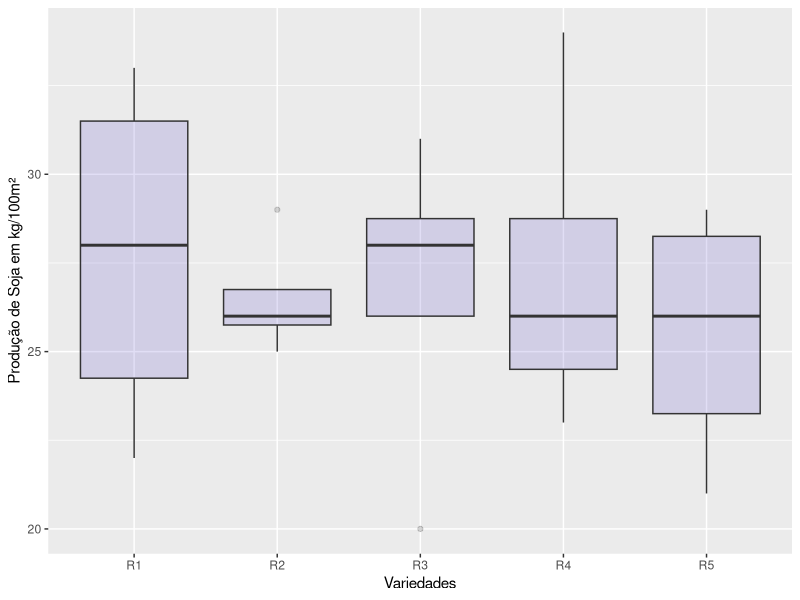
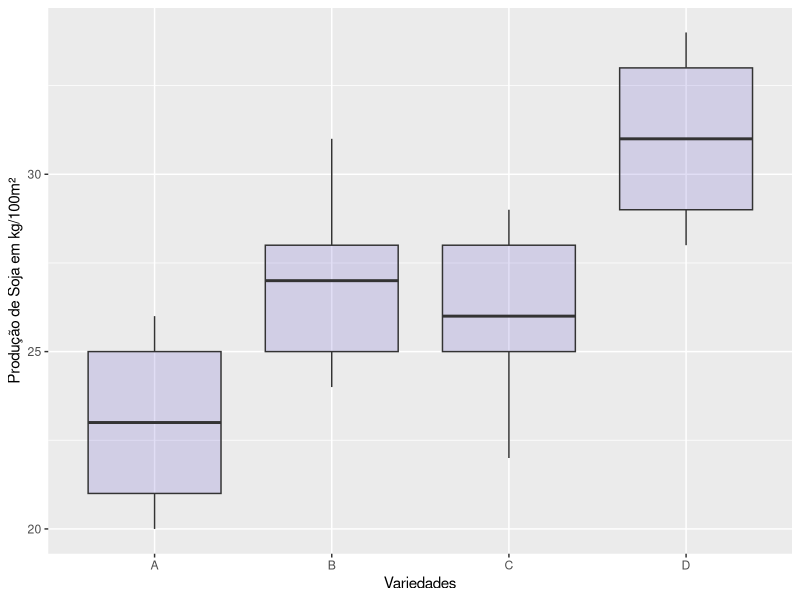

Source code (R) for these figures, in order:
# Importação das Bibliotecas
library(ggplot2)

# Criando o dataset_1
dataset_1 <- data.frame("Variedades" = c("A", "B", "C", "D"),
                        "R1" = c(25, 31, 22, 33),
                        "R2" = c(26, 25, 26, 29),
                        "R3" = c(20, 28, 28, 31),
                        "R4" = c(23, 27, 25, 34),
                        "R5" = c(21, 24, 29, 28))

dataset_2 <- as.data.frame(t(as.matrix(dataset_1[1:4, 2:6])))
colnames(dataset_2) <- c("A", "B", "C", "D")

# Preparando os dados para gerar o boxplot
r1_label <- replicate(4, "R1")
r2_label <- replicate(4, "R2")
r3_label <- replicate(4, "R3")
r4_label <- replicate(4, "R4")
r5_label <- replicate(4, "R5")
r1_data <- t(as.matrix(dataset_2[1,1:4]))
r2_data <- t(as.matrix(dataset_2[2,1:4]))
r3_data <- t(as.matrix(dataset_2[3,1:4]))
r4_data <- t(as.matrix(dataset_2[4,1:4]))
r5_data <- t(as.matrix(dataset_2[5,1:4]))
varied <- c(r1_data, r2_data, r3_data, r4_data, r5_data)

dataset_box_2 <- data.frame("Variedades" = c(r1_label, r2_label, r3_label, r4_label, r5_label), "Dados" = c(varied))

# Gerando o boxplot
ggplot(dataset_box_2, aes(x=Variedades, y=Dados)) + 
  geom_boxplot(fill="slateblue", alpha=0.2) + 
  xlab("Variedades")+
  ylab("Produção de Soja em kg/100m²")



# Preparando os dados para gerar o boxplot
r1_label_2 <- replicate(5, "A")
r2_label_2 <- replicate(5, "B")
r3_label_2 <- replicate(5, "C")
r4_label_2 <- replicate(5, "D")
r1_data_2 <- dataset_2[1:5,1]
r2_data_2 <- dataset_2[1:5,2]
r3_data_2 <- dataset_2[1:5,3]
r4_data_2 <- dataset_2[1:5,4]
varied_2 <- c(r1_data_2, r2_data_2, r3_data_2, r4_data_2)

dataset_box_3 <- data.frame("Variedades" = c(r1_label_2, r2_label_2, r3_label_2, r4_label_2), "Dados" = c(varied_2))

# Gerando o boxplot
ggplot(dataset_box_3, aes(x=Variedades, y=Dados)) + 
  geom_boxplot(fill="slateblue", alpha=0.2) + 
  xlab("Variedades")+
  ylab("Produção de Soja em kg/100m²")
